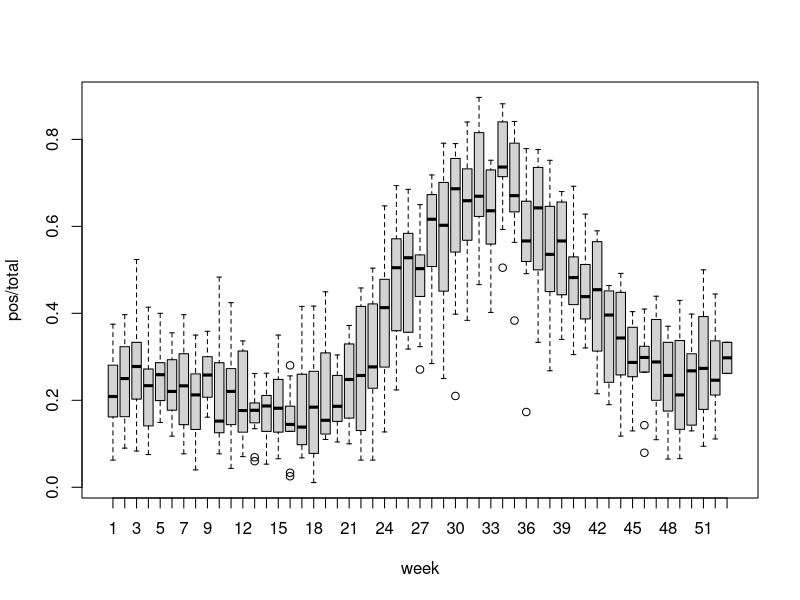
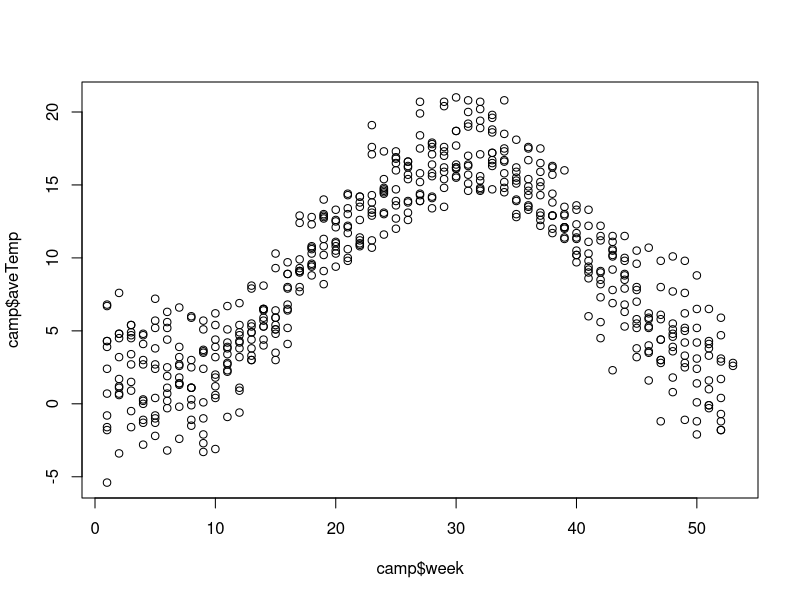
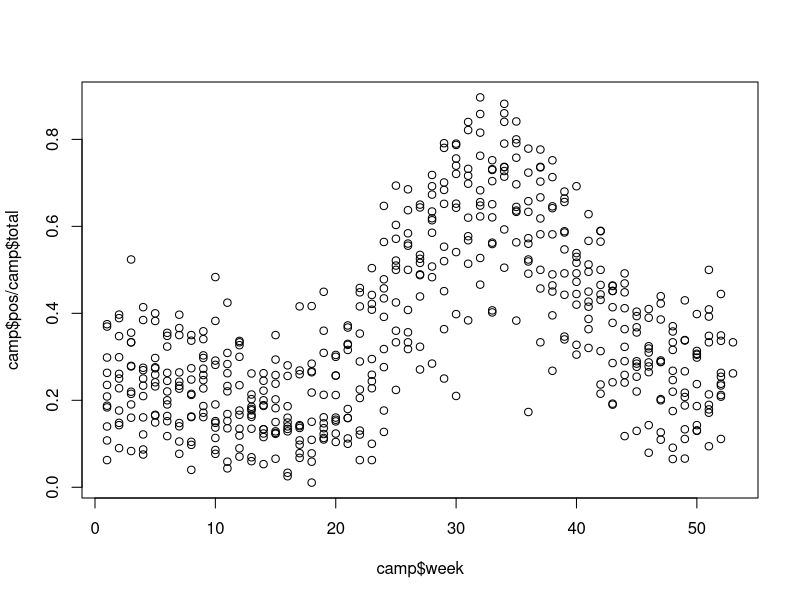
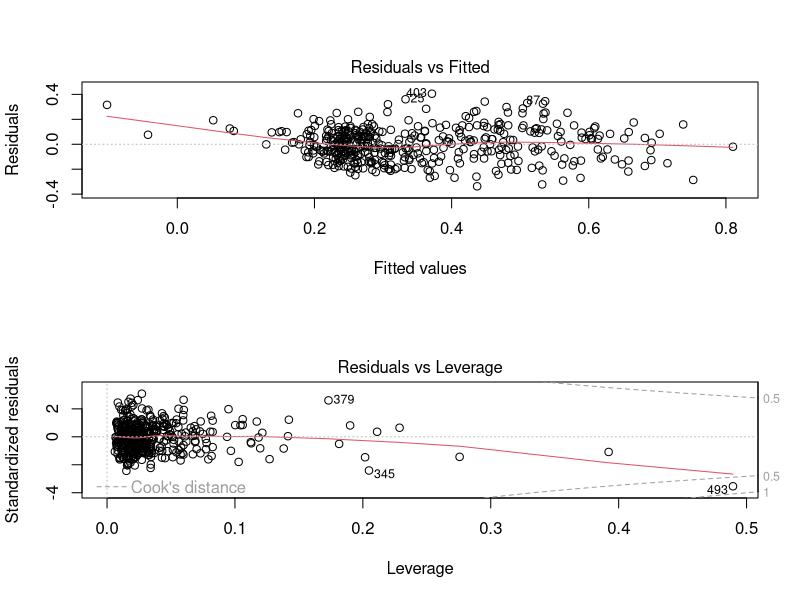

Here is the R script that generated these plots, in order: (Note: this script raises an error after producing the figures.)
climate = read.table("climate.txt", header=T, sep = "\t")
weekly = read.csv("weekly_pos.csv", header=T)
camp = read.table("case2regions4.txt", header=T, sep = "\t")
library(MASS)
library(car)
library(lattice)
#camp <- data.frame(weekly, climate)

summary(camp)
#plot(camp, panel=panel.smooth)
boxplot(pos/total ~ week, camp)

plot(camp$week, camp$aveTemp)
plot(camp$week, camp$pos/camp$total)

lm1 <- lm((pos / total) ~ (aveTemp + maxTemp + relHum + sunHours + precip )^2, data=camp, subset = -496)
par(mfrow=c(2,1))
plot(lm1, which=1)
plot(lm1, which=5)

residualPlots(lm1)
summary(lm1)
boxcox(lm1, lambda = seq(0, 1, length.out = 20), data=camp)

lm2 <- stepP(lm1)$object
summary(lm2)
anova(lm2)
drop1(lm2, test="F")
library(xtable)
xtable(residualPlots(lm1))

stepP <- function(object, level=0.05, verbose=FALSE){
  if (!("lm" %in% class(object))){
    error("First argument should be an lm object")
  }
  d1 <- drop1(object, test="F")[-1,]
  maxP <- max(d1[["Pr(>F)"]])
  lmTmp <- object
  maxVar <- row.names(d1)[d1[["Pr(>F)"]]==maxP]
  history <-NULL # For storing the history of models
  tmpFormula <- paste(as.character(formula(lmTmp))[c(2,1,3)], collapse=" ")
  
  while(maxP > level & nrow(d1)>=1){
    maxVar <- row.names(d1)[d1[["Pr(>F)"]]==maxP]
    history <- rbind(history,data.frame(formula= tmpFormula, maxP=maxP, maxVar = maxVar) )
    lmTmp <- update(lmTmp, paste(".~.-",maxVar))
    d1 <- drop1(lmTmp, test="F")[-1,]
    maxP <- max(d1[["Pr(>F)"]])
    tmpFormula <- paste(as.character(formula(lmTmp))[c(2,1,3)], collapse=" ")
    if (verbose)
      print(tmpFormula) # Print the formula after each reduction
  }
  # Also adding the final model to document the p-value
  maxVar <- row.names(d1)[d1[["Pr(>F)"]]==maxP]
  tmpFormula <- paste(as.character(formula(lmTmp))[c(2,1,3)], collapse=" ")
  history <- rbind(history,data.frame(formula= tmpFormula, maxP=maxP, maxVar = maxVar) )
  return(list(object=lmTmp, history=history))  
}

mod <- stepP(lm2)
lm3 <- mod$object

par(mfrow=c(2,2))
plot(lm12)
residualPlots(lm12)

a1 <- lm((pos / total)^0.7 ~ (maxTemp + relHum + precip  + sunHours + I(aveTemp^2) + I(sunHours^2) + I(precip^2))^2, data=camp, subset= c(-496))
par(mfrow=c(2,2))
plot (a1)
summary(a1)
boxcox(a1)
residualPlots(a1)

a3 <- stepP(a1)$object
drop1(a3, test="F")
anova(a3)
summary(a3)
plot(a3)

b1 <- lm((pos / total)^0.7 ~ (aveTemp + maxTemp + relHum   + precip  + sunHours + I(aveTemp^2) + I(sunHours^2) + I(precip^2))^2, data=camp, subset = -496)
par(mfrow=c(2,2))
plot(b1)
b2 <- stepP(b1)$object
summary(b2)

anova(a3,b2)


lec.fun<-function(data, reference, others=names(data)[names(data)!=reference], ref.values=seq(min(data[[reference]]),max(data[[reference]]),length=30)){
  pdata<-data.frame(reference=ref.values)
  names(pdata)<-reference
  for(i in others){
    lmtmp<-lm(as.formula(paste(i,"~",reference)),data)
    pdata[[i]]<-predict(lmtmp,newdata=pdata[reference])
  }
  return(pdata)
}

pred.frame <- function(reference, data, others=names(data)[ !(names(data)%in%names(reference)) ]){
  if (class(reference) == "list"){  ## Need to run expand.grid( <list>)
    pdata <- expand.grid(reference)
  } else {
    pdata <- reference
  }
  ref.model <- names(reference)
  if(length(names(reference))>1)
    ref.model <- paste(ref.model, sep="+")
  for(i in others){
    lmtmp<-lm(as.formula(paste(i,"~",ref.model)),data)
    pdata[[i]]<-predict(lmtmp,newdata=pdata)
  }
  return(pdata)
}

par(mfrow=c(1,1))
plot((pos / total) ~ aveTemp,data=camp)

campy <- lec.fun(camp,reference="aveTemp",others=c("maxTemp", "relHum", "precip", "sunHours"), ref.values=-5:21)
campyb <- lec.fun(camp,reference="aveTemp",others=c("maxTemp", "relHum", "precip", "sunHours"), ref.values=-5:21)

pred.campy<-predict(b2, int="p",newdata=campy)
pred.campya<- predict(a3, int="p",newdata=campy)
matlines(campy$aveTemp,pred.campy^(10/7),lty=c(1,2,2),col=3,lwd=2)
matlines(campy$aveTemp,pred.campya^(10/7),lty=c(1,2,2),col=2,lwd=2)

p.sunHours <- seq(0,90,by = 3)
p.aveTemp <- seq(0, 30)
par(mfrow=c(1,1))

## Creating prediction data.frame and then predicting
pred.data <- pred.frame(reference = list(sunHours=p.sunHours, aveTemp=p.aveTemp), data = camp, others = c("maxTemp", "relHum", "precip"))
pred <- predict(a3, newdata = pred.data, interval = "predict")

## Wrapping the predictions as a matrix 
z <- matrix(pred[,"fit"]^(10/7), nrow=length(p.sunHours))

## First an image:
image(p.sunHours, p.aveTemp, z, xlab = "sunHours", ylab = "Precipitation")
## Adding a contour:
contour(p.sunHours, p.aveTemp, z, add=TRUE, labcex = 1.5)
points(aveTemp ~ sunHours, data= camp, cex=0.5) # To show the observations


# a2 <- step(a1)
# a3 <- stepP(a2)$object
# anova(a3)
# drop1(a3, test="F")
# a4 <- update(a3, .~. -relHum)
# drop1(a4, test="F")
# anova(a4)
# a5 <- stepP(a4)$object
# anova(a5)
# a6 <- update(a5, .~. -sunHours)
# drop1(a6, test="F")
# anova(a6)
# a7 <- update(a6, .~. -aveTemp:precip)
# drop1(a7, test="F")
# a8 <- stepP(a7)$object
# anova(a8)

# residualPlots(a8)
# plot(a8)
# drop1(a8, test="F")
# summary(a8)
# coef(a8)
# 
# t4 <- lm((pos / total) ~ (aveTemp + maxTemp + relHum + sunHours + precip + week + I(aveTemp^2))^3, data=facit)
# par(mfrow=c(2,2))
# plot(t3)
# boxcox(a3, lambda = seq(0, 1, length.out = 20))
# 
# t4 <- lm((pos / total)^0.7 ~ (aveTemp + maxTemp + relHum + sunHours + precip + week + I(aveTemp^2))^3, data=facit)
# par(mfrow=c(2,2))
# plot(t4)
